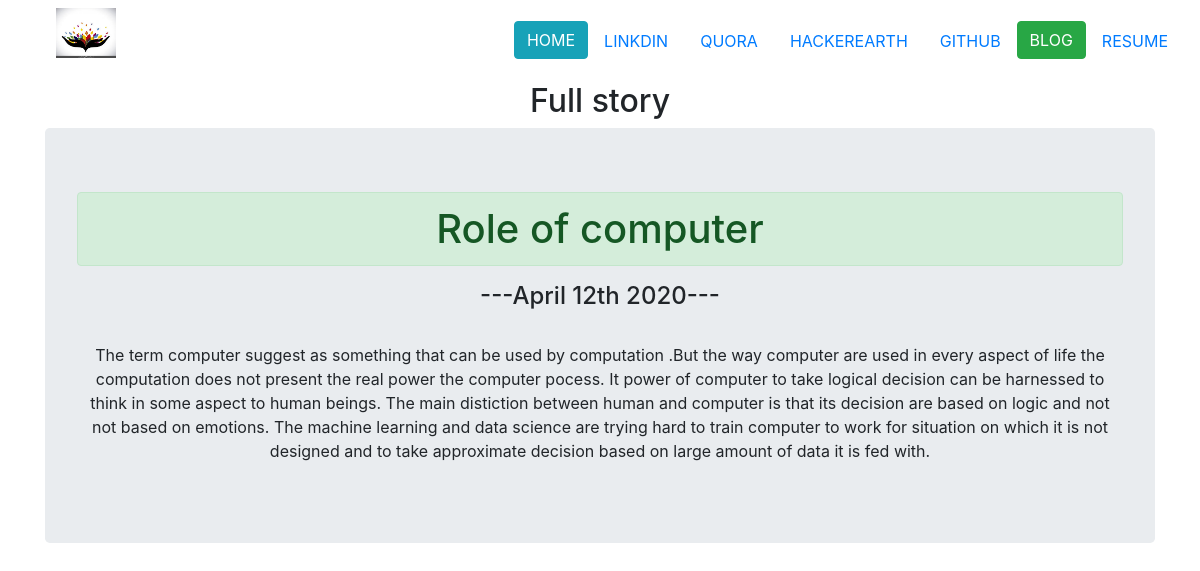
The page /blog/6/ on the database its author committed.
### blog/models.py (models this page shows, shortened)
class project_blog(models.Model): # this class inherit from model class
		title=models.CharField(max_length=200) #in paranthesis we can specify words in title
		description=models.TextField(max_length=1000)
		date=models.DateField()
		""" , height_field=None, width_field=None, max_length=100 """

### blog/views.py (the view)
# urls.py: path('<int:blog_id>/', views.detail,name='detail'), # irst argument say that if anyone pass a integer a
def detail(request,blog_id): #blog_id is integer that is present after /blog/
	blog=get_object_or_404(project_blog,pk=blog_id) #project_blog is name of class and pk is primary key
	return render(request,'blog/detail.html',{'blog':blog})

### blog/templates/blog/detail.html
{% extends 'portfolia/base.html' %}
{% block content%}
			<h2>Full story</h2>
			<div class="jumbotron text-center">
			<h1 class="alert alert-success">{{blog.title}}</h1>
			<h4>---{{blog.date|date:"F jS Y"}}---</h4>
			<br>
			<p>{{blog.description|safe}}</p>
			</div>
{% endblock %}

### rows shown on the page
project_blog: title "Role of computer", date "April 12th 2020", description "The term computer suggest as something that can be used by computation .But the way computer are used in every aspect of life the computation does not present the real power the computer pocess. It power of computer to take logical decision can be harnessed to think in some aspect to human beings. The main distiction between human and computer is that its decision are based on logic and not not based on emotions. The machine learning and data science are trying hard to train computer to work for situation on which it is not designed and to take approximate decision based on large amount of data it is fed with."
